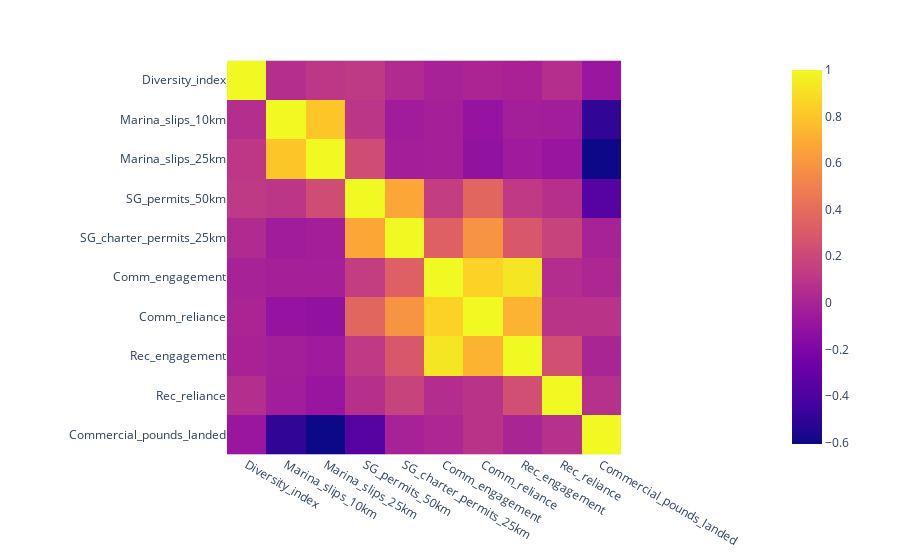

This figure's notebook cell:
### Markdown cell above
In general the data for this feature about the DRY TORT region are close to 0. 

This time it seems it's the FLA KEY region which is more impacted by the marine activity than the other region. In fact for most of the feature the SEFCRI shows values close to 0. Also, the data for FLA KEY are sparse for most of them. 

The features SG_charter_permits_20km, SG_permits_50km, marina_slips_10km and marina_slips_25km seems to be more concistent in term of observation compared to the other features when we cross them together
For these 3 features we can observed that:
- when we have a marina at 10 or 25km of the site the SG_permit_50km are higher in both region FLA KEY and SEFCRI compared to the SG_permit_25km where the number of SG_permit_25km is higher in SEFCRI compared to FLA KEY.*Maybe that can be in relation with the coral/reef repartion in the FLA KEY region which is higher compared to the SEFCRI*.
-for the marina slips at 10 and 25 km in the FLA KEY region it seems that we have a lot of permit for pleasure fishing compared to permit for charter at 25 km. suggesting the fishing activity will be more for pleasure than commercial in those region. 


*We can hypothezised that, the marine activity linked with commercial and pleasure fishing will influence the diversity index*.

### Code cell
#visual correlation matrix between the feature above and the diversity index.


px.imshow(species.loc[:,['Diversity_index','Marina_slips_10km', 'Marina_slips_25km', 'SG_permits_50km', 'SG_charter_permits_25km','Comm_engagement', 'Comm_reliance', 'Rec_engagement', 'Rec_reliance','Commercial_pounds_landed']].corr())

### Figure 1 — Plotly figure (JSON) as saved in the notebook; plotly's stock layout.template omitted (floating-point values rounded to 4 significant figures)
{"data": [{"coloraxis": "coloraxis", "hovertemplate": "x: %{x}<br>y: %{y}<br>color: %{z}<extra></extra>", "name": "0", "type": "heatmap", "x": ["Diversity_index", "Marina_slips_10km", "Marina_slips_25km", "SG_permits_50km", "SG_charter_permits_25km", "Comm_engagement", "Comm_reliance", "Rec_engagement", "Rec_reliance", "Commercial_pounds_landed"], "xaxis": "x", "y": ["Diversity_index", "Marina_slips_10km", "Marina_slips_25km", "SG_permits_50km", "SG_charter_permits_25km", "Comm_engagement", "Comm_reliance", "Rec_engagement", "Rec_reliance", "Commercial_pounds_landed"], "yaxis": "y", "z": [[1, 0.05886, 0.1065, 0.1215, 0.03951, -0.01018, 0.002786, -0.008496, 0.05679, -0.07705], [0.05886, 1, 0.8068, 0.103, -0.04587, -0.0252, -0.1003, -0.0331, -0.03961, -0.4951], [0.1065, 0.8068, 1, 0.2293, -0.03043, -0.0265, -0.113, -0.05538, -0.08485, -0.6066], [0.1215, 0.103, 0.2293, 1, 0.6728, 0.1428, 0.3647, 0.1187, 0.06716, -0.3603], [0.03951, -0.04587, -0.03043, 0.6728, 1, 0.3337, 0.5928, 0.2855, 0.173, -0.0122], [-0.01018, -0.0252, -0.0265, 0.1428, 0.3337, 1, 0.85, 0.9285, 0.05114, 0.01614], [0.002786, -0.1003, -0.113, 0.3647, 0.5928, 0.85, 1, 0.7258, 0.08398, 0.08548], [-0.008496, -0.0331, -0.05538, 0.1187, 0.2855, 0.9285, 0.7258, 1, 0.2395, 0.004775], [0.05679, -0.03961, -0.08485, 0.06716, 0.173, 0.05114, 0.08398, 0.2395, 1, 0.07208], [-0.07705, -0.4951, -0.6066, -0.3603, -0.0122, 0.01614, 0.08548, 0.004775, 0.07208, 1]]}], "layout": {"coloraxis": {"colorscale": [[0, "#0d0887"], [0.1111, "#46039f"], [0.2222, "#7201a8"], [0.3333, "#9c179e"], [0.4444, "#bd3786"], [0.5556, "#d8576b"], [0.6667, "#ed7953"], [0.7778, "#fb9f3a"], [0.8889, "#fdca26"], [1, "#f0f921"]]}, "margin": {"t": 60}, "xaxis": {"anchor": "y", "constrain": "domain", "domain": [0, 1], "scaleanchor": "y"}, "yaxis": {"anchor": "x", "autorange": "reversed", "constrain": "domain", "domain": [0, 1]}}}
